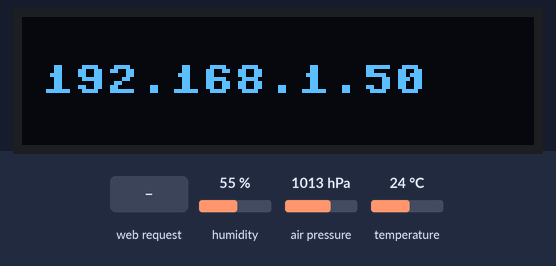
Bench run of a program on a simulated Raspberry Pi Pico running MicroPython. On the bench: 128×32 one-colour display. Inputs (shaded band) come from the test bench; at power-on: humidity 55 %, air pressure 1013 hPa, temperature 24 °C. WiFi joins after 1.5 s; the clock reads 2024-03-15 10:24:30 at power-on unless the program sets it; library files of the repository ran but are not shown: lib_BMP180.py, lib_AHT10.py, SSD1306.py; what the program prints to the serial console is not drawn.

Above: at 3.4 s.
3.5 s: HTTP request GET / received
Timing chart, 0 to 6.5 s (numbered marks = the images above; inputs shaded):
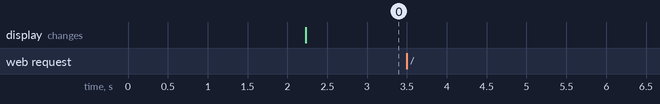

Measured:
- after the input at 3.5 s, every drawn part: stays the same

The program:

web_sensor.py
```python
"""
2023/06/15  PicoWでwebサーバーを立てて、気温、湿度、気圧を表示します。
    01      サンプルプログラムであり、セキュリティ、障害耐性など考慮されていません。
            thonnyに繋いだ状態で動作させてstopした後は、再接続してださい。
            多分ソケットのエラーを回復するのに30秒だかかかるっぽい
            NTP入れる
            スタンドアローンで動くか　ok
            OLED対応　ip表示
"""

import socket
import network
import config
import time
import machine

import lib_BMP180
import lib_AHT10
import SSD1306
import lib_NTP


# エラーが2回続けば、データ欠損として、Noneとする。
def keisoku():
    try:
        temp1,humi1 = lib_AHT10.aht10(1)
        time.sleep(1)
    except:
        time.sleep(3)
        try:
            temp1,humi1 = lib_AHT10.aht10(1)
        except:
            temp1,humi1 = None,None
    try:
        temp,press1 = lib_BMP180.BMP180(1)
        time.sleep(1)
    except:
        time.sleep(3)
        try:
            temp,press1 = lib_BMP180.BMP180(1)
        except:
            temp,press1 = None,None
    return press1,temp1,humi1

# センサからデータを読み取る関数（具体的なセンサに合わせて修正が必要）
def read_sensor():
    # センサー測定
    press,temp,humi = keisoku()
    return temp, humi, press

# wifi設定値取得
SSID,PASSWORD = config.ID_PASS()
# ネットワーク設定
sta_if = network.WLAN(network.STA_IF)
sta_if.active(True)
sta_if.connect(SSID, PASSWORD)  # Wi-FiのSSIDとパスワードを入力

# ネットワーク接続を待つ
while not sta_if.isconnected():
    print('Connecting to network...')
    time.sleep(1)
print('connected!')

# OLEDにipアドレス表示
status = sta_if.ifconfig()
print( 'ip = ' + status[0] )
SSD1306.OLED_mes(status[0])

# 時刻合わせ
lib_NTP.NTP_set()


# ソケットの作成
s = socket.socket()
# ソケットのバインド
ai = socket.getaddrinfo('0.0.0.0', 80)
addr = ai[0][-1]
s.bind(addr)

# サーバーの開始
s.listen(5)
print('listening on', addr)

# データのリスト作成
data = []
UTC_OFFSET = 9 * 60 * 60
try:
    while True:
        # クライアントからの接続を待つ
        res = s.accept()
        client_s = res[0]
        client_addr = res[1]
        print('connection from', client_addr)

        # HTTPリクエストを受け取る
        request = client_s.recv(1024)
        print('request:', request)

        now = time.localtime(time.time() + UTC_OFFSET)
        print("Time",now[3],":",now[4])
        time_now = str(now[3]) + ":" + str(now[4])
        # センサからデータを読み取る
        temperature, humidity, pressure = read_sensor()
        data.append((time_now, temperature, humidity, pressure))
        if len(data) > 30:
            data.pop(0)

        # HTTPレスポンスを送信
        response = 'HTTP/1.0 200 OK\r\nContent-type: text/html\r\n\r\n'
        response += '<html><head><meta http-equiv="refresh" content="62"></head><body>'
        response += '<table>'
        response += '<tr><th>Time /</th><th>Temp  </th><th>Humi  </th><th>Press  </th></tr>'
        for item in data:
            response += '<tr><td>{}</td><td>{}</td><td>{}</td><td>{}</td></tr>'.format(*item)
        response += '</table>'
        response += '</body></html>'
        client_s.send(response)

        # ソケットのクローズ
        client_s.close()
except:
    client_s.close()
```

config.py
```python
# -*- coding: utf-8 -*-
#!/usr/bin/python3
"""
ID PASS LINE_token
2023/5/7    lib化
2023/5/20   名称をconfig.pyとする
            測定周期を追加
2023/6/10   wifi 使用/不使用を追加
2023/6/19   補正値を持つ
v1.0
"""
def wifi_set():
    return 1 # wifi使用しない時は0

def ID_PASS():
    # wifiのssidとパスワード
    # あなたのwifiの設定に変更してください。
    ssid        = 'your ssid'
    password    = 'your password'
    return ssid,password

def hosei():
    # センサーのオフセット誤差を補正する補正値です。
    temp  = 0
    humdi = 0
    press = 0
    return temp,humdi,press

def ambi():
    # ambientのテストチャンネル ID,ライトキー
    # ご自身のambient設定に変更してください。
    ch_ID,write_KEY = 68358,"3a0553e59b39b1ef"
    return ch_ID,write_KEY


def i2c_ini():
    # センサーとOLEDのi2cチャンネルとSDAのピン番号を設定
    i2c_no = 0
    SDA_pin= 0
    return i2c_no,SDA_pin

def measu_cycle():
    # 1分単位で計測周期を設定
    return 1

def Cds_ini():
    # Cdsで使うアナログ入力pinを設定
    # Cds値の範囲設定
    Cds_max = 60000
    Cds_min = 1500
    return 28,Cds_max,Cds_min


def main():
    print(wifi_set())
    print(ID_PASS())
    print(hosei())
    print(ambi())
    print(i2c_ini())
    print(measu_cycle())
    print(Cds_ini())

if __name__=='__main__':
    main()
```

lib_NTP.py
```python
# -*- coding: utf-8 -*-
#!/usr/bin/python3
"""
2023/05/21  NTPにて時刻あわせ
v1.0
"""

def NTP_set():
    import network
    import time
    import ntptime
    #日時取得
    ntptime.settime()
    UTC_OFFSET = 9 * 60 * 60
    loacal_date_time = time.localtime(time.time() + UTC_OFFSET)
    print(loacal_date_time)

# テストするのにLINEを送るなどする必要があるので、省きます。
```
